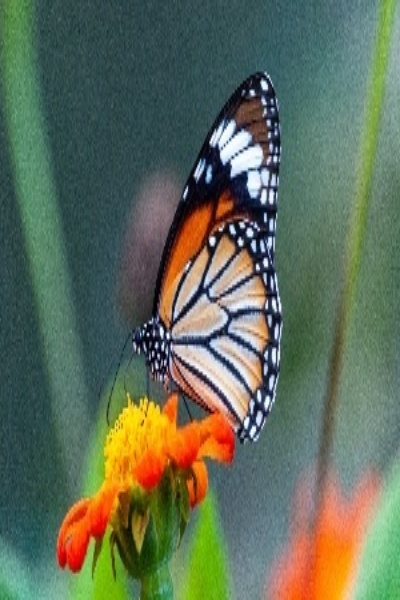
#> input picture image_ops/butterfly2.jpg, 400 x 600 px
$ python image_crop.py
#> lines starting #> are read from the running program, lines starting #| are printed output that depends on the picture
from pathlib import Path
import cv2

img_path = Path("butterfly2.jpg")
img = cv2.imread(img_path)
#> img is the input picture: shape (600, 400, 3); mean B, G, R 90, 109.6, 97.3
cv2.imshow("frame", img)
cv2.waitKey(0)
cropped_img = img[120:570, 100:400]
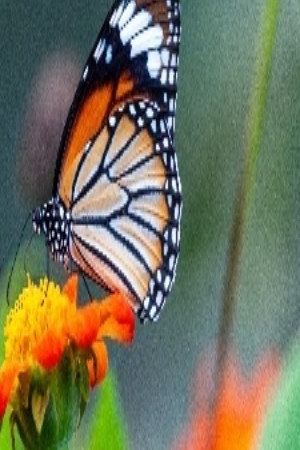
#> cropped_img: shape (450, 300, 3); mean B, G, R 93, 115.2, 114.8

cv2.imshow("image", cropped_img)
cv2.waitKey(0)
cv2.destroyAllWindows()

$ run again, with image_ops/new_image.jpg copied over image_ops/butterfly2.jpg
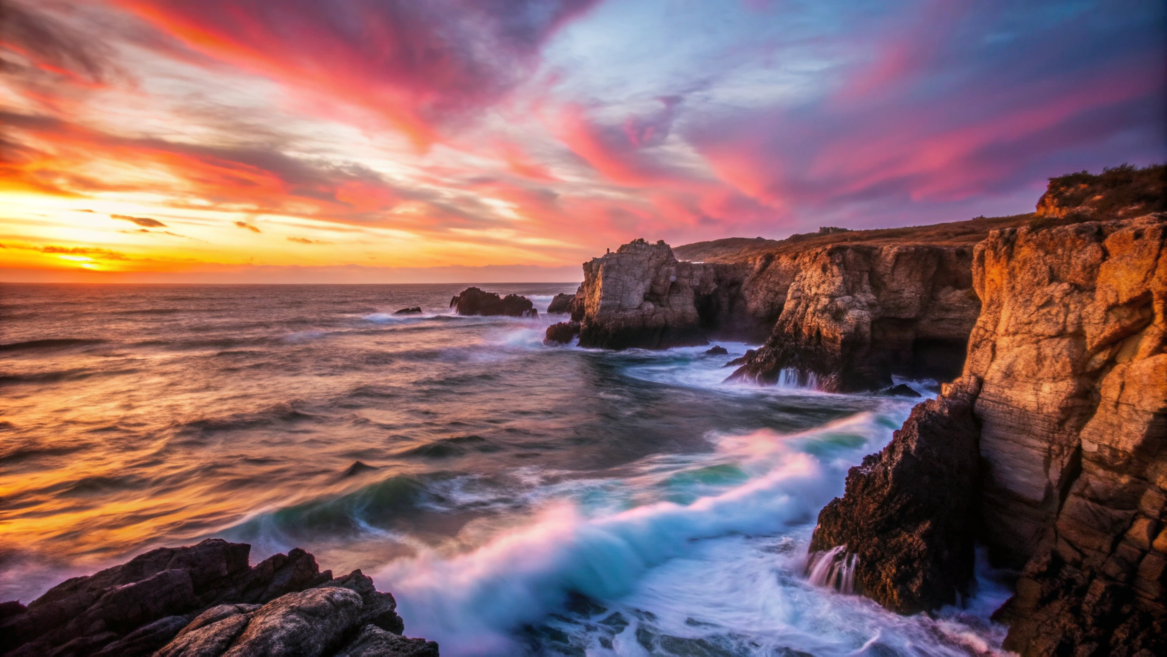
#> input picture image_ops/new_image.jpg, 7000 x 3938 px (shown at 1/6 size)
#> img is the input picture: shape (3938, 7000, 3); mean B, G, R 103.4, 101.7, 136.2
#> `cropped_img = img[120:570, 100:400]`:
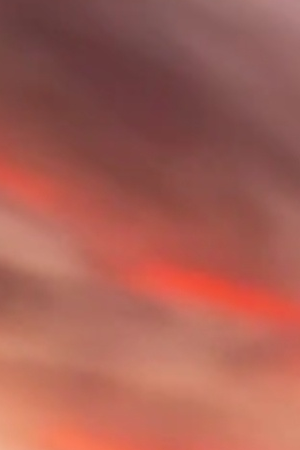
#> cropped_img: shape (450, 300, 3); mean B, G, R 84.6, 95.4, 165.9
